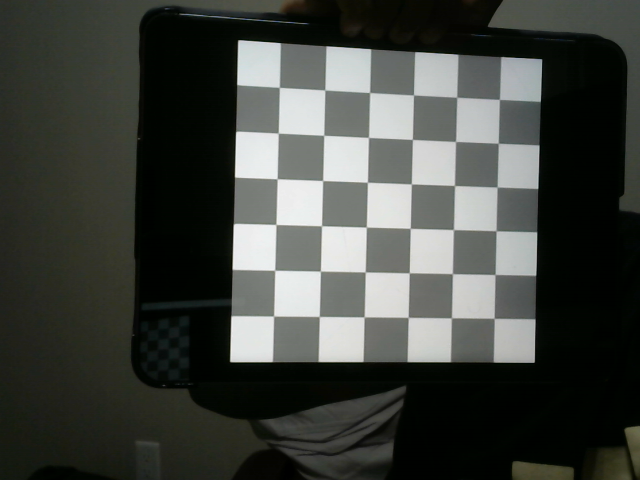
#> input picture images/frame0.png, 640 x 480 px; its folder holds only this picture in this run
$ python camera_calibration.py
#> lines starting #> are read from the running program, lines starting #| are printed output that depends on the picture; after the words box and inside, x2 and y2 are one past the last pixel; in counts of white or black regions, pixels touching at a corner belong together
import cv2
import numpy as np
import glob

# TO CHANGE DEPENDING ON YOUR SCENARIO
###################
board_size = (6, 6)
image_size = (640, 480)
square_size_mm = 20
###################


# termination criteria
criteria = (cv2.TERM_CRITERIA_EPS + cv2.TermCriteria_MAX_ITER, 30, 0.001)

# preparing object points
object_point = np.zeros((board_size[0]*board_size[1], 3), np.float32)
object_point[:, :2] = np.mgrid[0:board_size[0], 0:board_size[1]].T.reshape(-1, 2)

object_point = object_point * square_size_mm
# storing object poitns and image points from the images
object_points = []
image_points = []

images = glob.glob("images/*.png")
print(f"Found {len(images)} images.")

for image in images:
    img = cv2.imread(image)
#> img is the input picture: shape (480, 640, 3); mean B, G, R 63.1, 68.1, 65.1
    gray_img = cv2.cvtColor(img, cv2.COLOR_BGR2GRAY)


    # getting board corners
    ret, corners = cv2.findChessboardCorners(gray_img, board_size, None)
#> ret = True; corners = 36 rows, first 8: [279.3, 87.5], [324.7, 89.65], [369.7, 92.11], [413.3, 94.83], [456.8, 97.03], [499.4, 99.4], [277.9, 133], [323.6, 135.1]

    if ret == True:
    # found, add object points and image points after refining them
        object_points.append(object_point)
        corners2 = cv2.cornerSubPix(gray_img, corners, (11, 11), (-1, -1), criteria)
#> corners2 = 36 rows, first 8: [279.4, 87.38], [324.8, 89.97], [369.6, 92.52], [413.5, 95], [456.7, 97.24], [499.4, 99.48], [278.2, 133.1], [323.8, 135.3]
        image_points.append(corners2)
        cv2.drawChessboardCorners(img, board_size, corners2, ret)
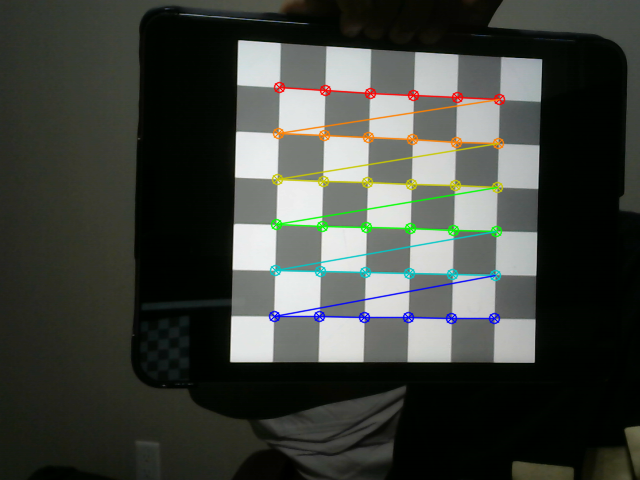
#> img: shape (480, 640, 3); 3.32% of pixels changed, all inside (x1, y1, x2, y2) = (268, 81, 506, 325)
        cv2.imshow("img", img)
        cv2.waitKey(500)
    else:
        print(f"Could not find corners in image: {image}")  # Add this line

cv2.destroyAllWindows()


ret, camera_matrix, distance, rotation_vecs, translation_vecs = cv2.calibrateCamera(object_points, image_points, gray_img.shape[::-1], None, None)
#> ret = 0.524; camera_matrix = [[5749.5, 0, 317.3], [0, 6722.2, 214.3], [0, 0, 1]]; distance = [[-6.7, 5908.9, 0.213, -0.433, 17.35]]; rotation_vecs = ([0.554, -0.00636, 0.0236],); translation_vecs = ([-16.52, -47.12, 2495.3],)

### IMPORTANT ### Saving camera calibration results for later use
# Save the calibration parameters as a .npz file
np.savez('calibration_parameters.npz',
         camera_matrix=camera_matrix,
         dist_coeffs=distance,
         rvecs=rotation_vecs,
         tvecs=translation_vecs,
         rms_error=ret)

print("Camera calibration parameters saved to 'calibration_parameters.npz'")


# project 3d object points back onto 2d image plane,
# then calc distance between actual 2d image points and reprojected 2d image points
mean_error = 0
for i in range(len(object_points)):
    # proj 3d points back into 2d image based on camera params
    image_points2, _ = cv2.projectPoints(object_points[i], rotation_vecs[i], translation_vecs[i], camera_matrix, distance)
    # dividing by total num of points being reprojected so we get average error per point
    error = cv2.norm(image_points[i], image_points2, cv2.NORM_L2) /len(image_points2)
    mean_error += error
#> this loop made 1 pass
#> (error, mean_error) on pass 1: (0.0874, 0.0874)
#> after the loop, mean_error = 0.0874

print(f"total error: {mean_error/len(object_points):.3f} = {mean_error/len(object_points):.3f} pixels apart")
#| total error: 0.087 = 0.087 pixels apart

$ run again, on images/frame12.png
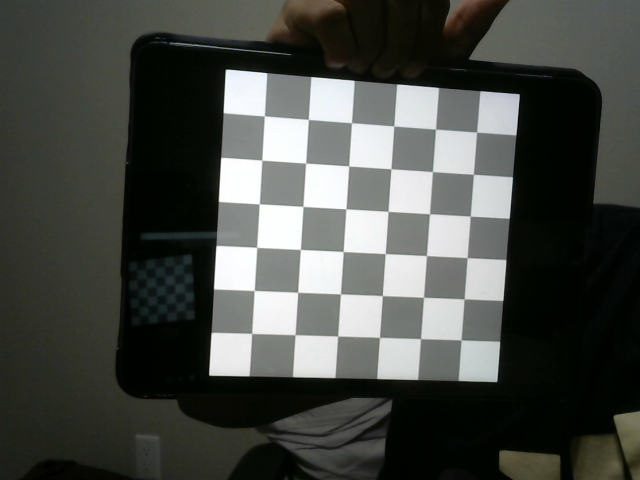
#> input picture images/frame12.png, 640 x 480 px
#> img is the input picture: shape (480, 640, 3); mean B, G, R 70.9, 75.6, 72.8
#> `ret, corners = cv2.findChessboardCorners(gray_img, board_size, None)`: ret = True; corners = 36 rows, first 8: [264.4, 116.1], [307.9, 119.3], [351.5, 122.9], [393.6, 125.7], [435.4, 129], [476.5, 131.7], [261.8, 160.1], [305.6, 162.8]
#> corners2 = 36 rows, first 8: [264.4, 115.9], [308.3, 119.4], [351.5, 122.7], [393.8, 126], [435.5, 129.1], [476.6, 132.2], [261.8, 160.1], [305.6, 163.1]
#> `cv2.drawChessboardCorners(img, board_size, corners2, ret)`:
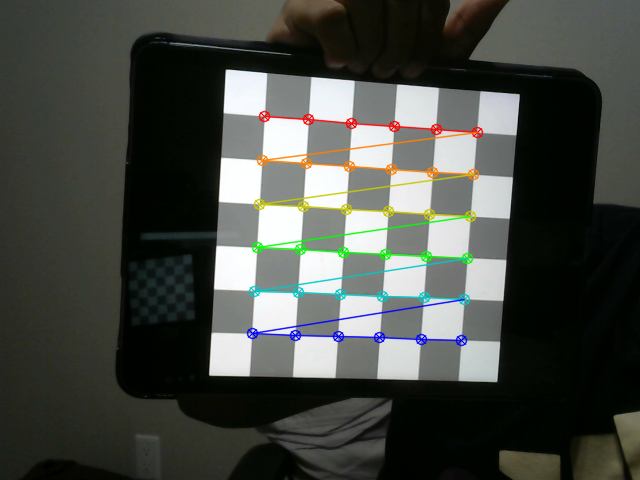
#> img: shape (480, 640, 3); 3.23% of pixels changed, all inside (x1, y1, x2, y2) = (246, 110, 484, 347)
#> `ret, camera_matrix, distance, rotation_vecs, translation_vecs = cv2.ca..`: ret = 0.0587; camera_matrix = [[626.8, 0, 318.4], [0, 621.9, 218], [0, 0, 1]]; distance = [[-0.077, 2.27, -0.000952, -0.00143, -14.82]]; rotation_vecs = ([0.0498, -0.129, 0.0591],); translation_vecs = ([-24.38, -46.37, 282.8],)
#> the loop `for i in range(len(object_points)):` made 1 pass
#> (error, mean_error) on pass 1: (0.00978, 0.00978)
#> after the loop `for i in range(len(object_points)):`: mean_error = 0.00978
#| total error: 0.010 = 0.010 pixels apart

$ run again, on images/frame13.png
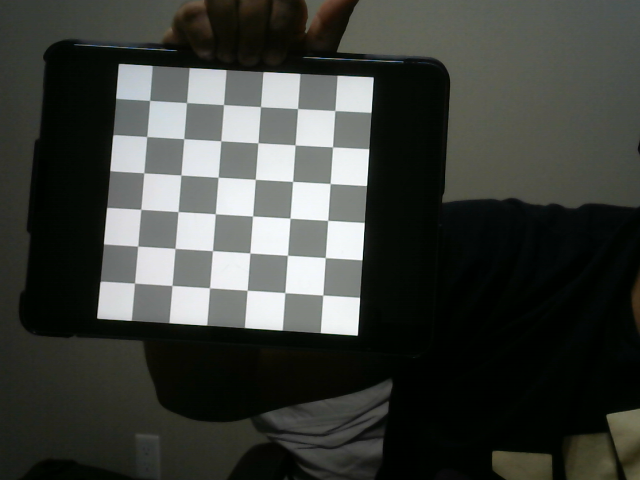
#> input picture images/frame13.png, 640 x 480 px
#> img is the input picture: shape (480, 640, 3); mean B, G, R 59.4, 64.2, 61.4
#> `ret, corners = cv2.findChessboardCorners(gray_img, board_size, None)`: ret = True; corners = 36 rows, first 8: [149.6, 100.4], [186.3, 102.3], [223.9, 104.5], [260.4, 106.6], [297.7, 108.3], [335, 110.5], [146.7, 136.3], [184, 138.7]
#> corners2 = 36 rows, first 8: [149.6, 100.5], [186.5, 102.5], [223.6, 104.6], [260.5, 106.6], [297.6, 108.6], [334.8, 110.5], [146.7, 136.5], [183.8, 138.7]
#> `cv2.drawChessboardCorners(img, board_size, corners2, ret)`:
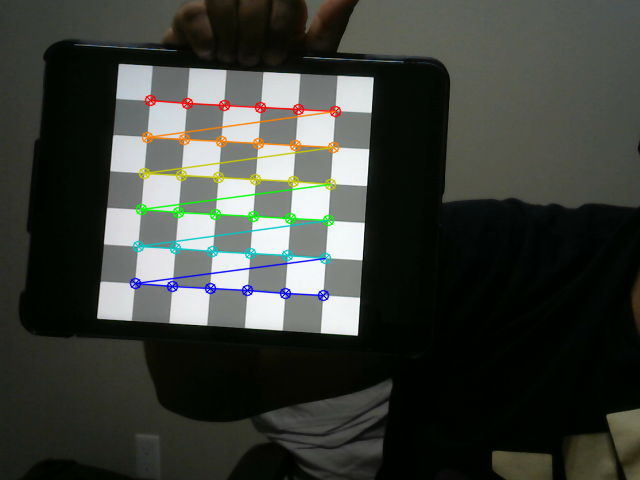
#> img: shape (480, 640, 3); 2.97% of pixels changed, all inside (x1, y1, x2, y2) = (129, 94, 342, 302)
#> `ret, camera_matrix, distance, rotation_vecs, translation_vecs = cv2.ca..`: ret = 0.0502; camera_matrix = [[726.5, 0, 332.1], [0, 715.6, 237.4], [0, 0, 1]]; distance = [[-0.0905, 2.07, -0.00237, -0.00486, -10.13]]; rotation_vecs = ([-0.0755, 0.0503, 0.0623],); translation_vecs = ([-98.14, -74.86, 393.5],)
#> the loop `for i in range(len(object_points)):` made 1 pass
#> (error, mean_error) on pass 1: (0.00836, 0.00836)
#> after the loop `for i in range(len(object_points)):`: mean_error = 0.00836
#| total error: 0.008 = 0.008 pixels apart

$ run again, on images/frame14.png
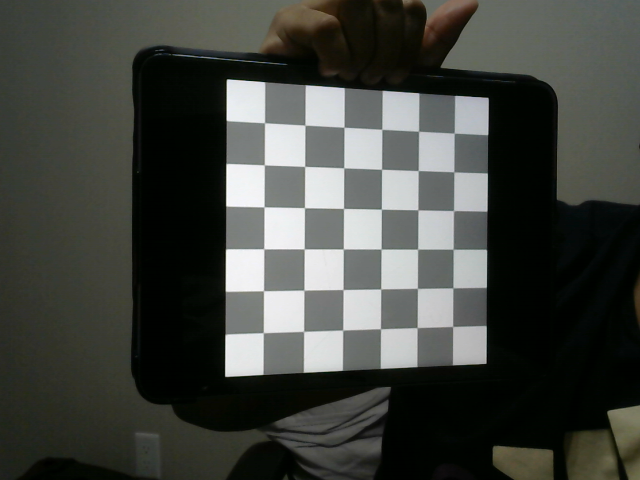
#> input picture images/frame14.png, 640 x 480 px
#> img is the input picture: shape (480, 640, 3); mean B, G, R 64, 69.2, 66.7
#> `ret, corners = cv2.findChessboardCorners(gray_img, board_size, None)`: ret = True; corners = 36 rows, first 8: [264.6, 122.6], [304.7, 125.2], [343.9, 127], [381.7, 129.1], [418.4, 130.9], [453.9, 132.7], [264.2, 164.7], [304.8, 166.3]
#> corners2 = 36 rows, first 8: [264.5, 122.7], [304.9, 125.2], [344.1, 127.2], [381.8, 129.3], [418.6, 131.2], [454.2, 133.2], [264.3, 164.9], [304.7, 166.4]
#> `cv2.drawChessboardCorners(img, board_size, corners2, ret)`:
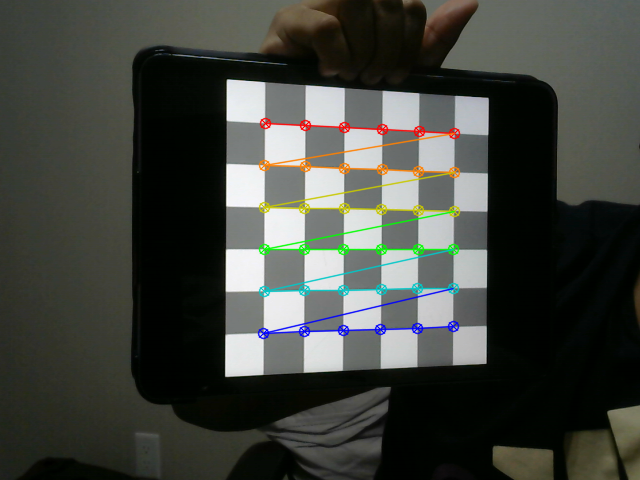
#> img: shape (480, 640, 3); 3% of pixels changed, all inside (x1, y1, x2, y2) = (257, 117, 461, 340)
#> `ret, camera_matrix, distance, rotation_vecs, translation_vecs = cv2.ca..`: ret = 0.0715; camera_matrix = [[399.4, 0, 277.8], [0, 404.1, 240.3], [0, 0, 1]]; distance = [[-0.0248, 0.205, -0.00038, -0.000234, -0.37]]; rotation_vecs = ([0.00279, -0.167, 0.00591],); translation_vecs = ([-6.42, -55.96, 192.3],)
#> the loop `for i in range(len(object_points)):` made 1 pass
#> (error, mean_error) on pass 1: (0.0119, 0.0119)
#> after the loop `for i in range(len(object_points)):`: mean_error = 0.0119
#| total error: 0.012 = 0.012 pixels apart

$ run again, on images/frame1.png
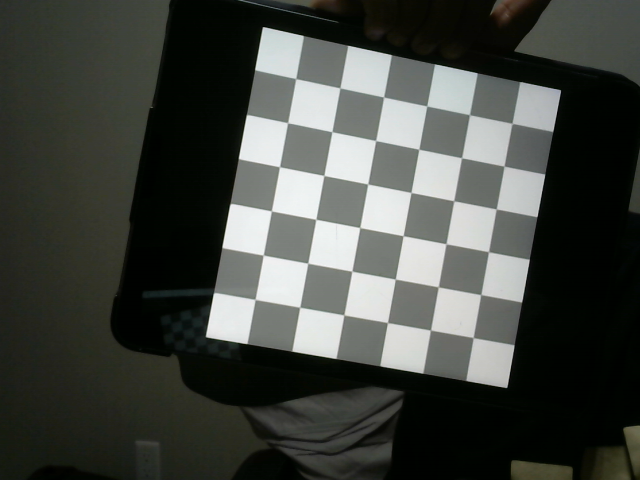
#> input picture images/frame1.png, 640 x 480 px
#> img is the input picture: shape (480, 640, 3); mean B, G, R 65.1, 70.4, 67.2
#> `ret, corners = cv2.findChessboardCorners(gray_img, board_size, None)`: ret = True; corners = 36 rows, first 8: [295.8, 78.35], [339.6, 87.3], [383.6, 96.89], [426.4, 105.6], [469.5, 114.6], [511.6, 123.1], [287.5, 122.4], [331.7, 131.9]
#> corners2 = 36 rows, first 8: [295.7, 78.6], [339.9, 87.89], [383.6, 97.03], [426.7, 106], [469.5, 114.7], [512, 123.4], [287.6, 122.7], [331.9, 131.7]
#> `cv2.drawChessboardCorners(img, board_size, corners2, ret)`:
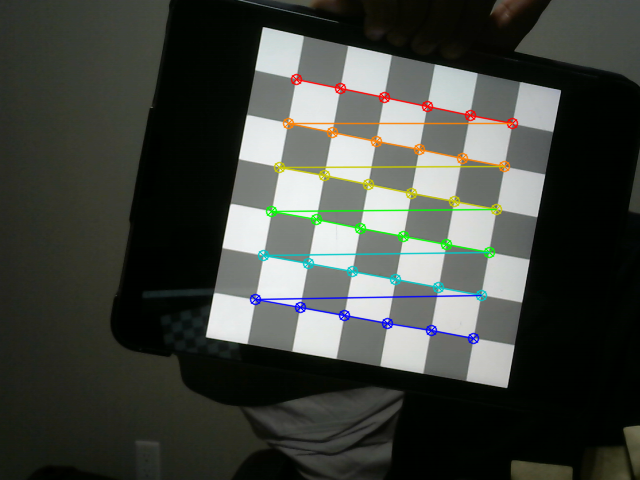
#> img: shape (480, 640, 3); 3.31% of pixels changed, all inside (x1, y1, x2, y2) = (249, 73, 519, 345)
#> `ret, camera_matrix, distance, rotation_vecs, translation_vecs = cv2.ca..`: ret = 0.0617; camera_matrix = [[2192, 0, 300.5], [0, 2056.1, 252.5], [0, 0, 1]]; distance = [[-0.208, 60.27, -0.00716, 0.00826, -1743.9]]; rotation_vecs = ([-0.0413, -0.328, 0.18],); translation_vecs = ([-2.04, -77.51, 919],)
#> the loop `for i in range(len(object_points)):` made 1 pass
#> (error, mean_error) on pass 1: (0.0103, 0.0103)
#> after the loop `for i in range(len(object_points)):`: mean_error = 0.0103
#| total error: 0.010 = 0.010 pixels apart
